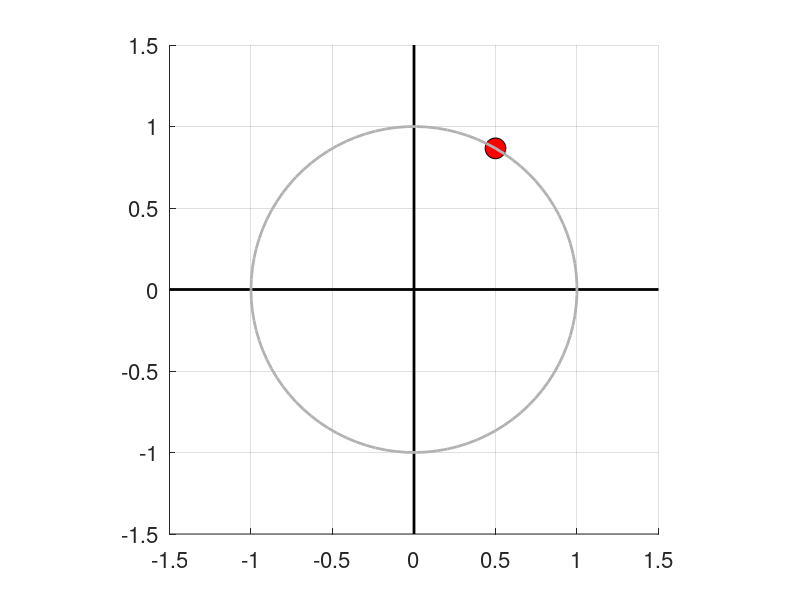

The MATLAB script that drew this image:
% Aula1EulerFomula.m
%% Euler formula

%% [cos(k) sin(k)] estao no cirulo unitario

% qualquer angulo k
k = 60*pi/180;

fig1 = figure(1);clf;

% Create axes
axes1 = axes('Parent',fig1);
hold(axes1,'on');

h1 = plot( cos(k),sin(k) ,'ko','markerfacecolor','r','markersize',15);

% make plot look nicer
set(gca,'xlim',[-1.5 1.5],'ylim',[-1.5 1.5])
grid on, hold on, axis square
plot(get(gca,'xlim'),[0 0],'k','linew',2)
plot([0 0],get(gca,'ylim'),'k','linew',2)
set(axes1,'FontSize',16);

% also draw a unit circle
x = linspace(-pi,pi,100);
h = plot(cos(x),sin(x),'LineWidth',2);
set(h,'color',[1 1 1]*.7) % light gray

%uistack(h1,'top'); % put red circle on top 